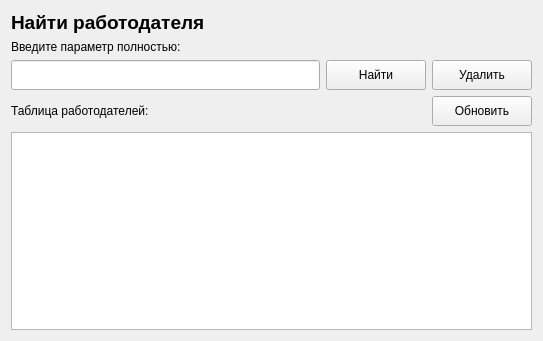
<?xml version="1.0" encoding="UTF-8"?>
<ui version="4.0">
 <class>Form12</class>
 <widget class="QWidget" name="Form12">
  <property name="geometry">
   <rect>
    <x>0</x>
    <y>0</y>
    <width>543</width>
    <height>341</height>
   </rect>
  </property>
  <property name="windowTitle">
   <string>Form</string>
  </property>
  <layout class="QGridLayout" name="gridLayout">
   <item row="0" column="0">
    <widget class="QLabel" name="label">
     <property name="font">
      <font>
       <pointsize>14</pointsize>
       <weight>75</weight>
       <bold>true</bold>
      </font>
     </property>
     <property name="text">
      <string>Найти работодателя</string>
     </property>
    </widget>
   </item>
   <item row="1" column="0">
    <layout class="QVBoxLayout" name="verticalLayout">
     <item>
      <widget class="QLabel" name="label_2">
       <property name="text">
        <string>Введите параметр полностью:</string>
       </property>
      </widget>
     </item>
     <item>
      <layout class="QHBoxLayout" name="horizontalLayout_7">
       <item>
        <widget class="QLineEdit" name="lineEdit">
         <property name="minimumSize">
          <size>
           <width>0</width>
           <height>30</height>
          </size>
         </property>
        </widget>
       </item>
       <item>
        <widget class="QPushButton" name="pushButton">
         <property name="minimumSize">
          <size>
           <width>100</width>
           <height>30</height>
          </size>
         </property>
         <property name="text">
          <string>Найти</string>
         </property>
        </widget>
       </item>
       <item>
        <widget class="QPushButton" name="pushButton_2">
         <property name="minimumSize">
          <size>
           <width>100</width>
           <height>30</height>
          </size>
         </property>
         <property name="text">
          <string>Удалить</string>
         </property>
        </widget>
       </item>
      </layout>
     </item>
    </layout>
   </item>
   <item row="2" column="0">
    <layout class="QHBoxLayout" name="horizontalLayout_6">
     <item>
      <widget class="QLabel" name="label_10">
       <property name="text">
        <string>Таблица работодателей:</string>
       </property>
      </widget>
     </item>
     <item>
      <spacer name="horizontalSpacer_5">
       <property name="orientation">
        <enum>Qt::Horizontal</enum>
       </property>
       <property name="sizeHint" stdset="0">
        <size>
         <width>40</width>
         <height>20</height>
        </size>
       </property>
      </spacer>
     </item>
     <item>
      <widget class="QPushButton" name="pushButton_3">
       <property name="minimumSize">
        <size>
         <width>100</width>
         <height>30</height>
        </size>
       </property>
       <property name="text">
        <string>Обновить</string>
       </property>
      </widget>
     </item>
    </layout>
   </item>
   <item row="3" column="0">
    <widget class="QTableView" name="tableView">
     <attribute name="horizontalHeaderDefaultSectionSize">
      <number>250</number>
     </attribute>
    </widget>
   </item>
  </layout>
 </widget>
 <resources/>
 <connections/>
</ui>
